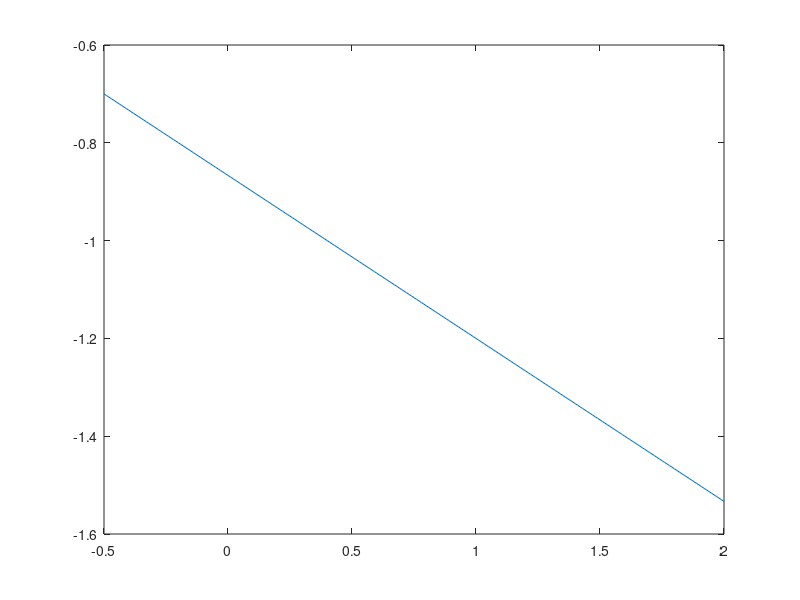

Write MATLAB code to recreate this figure. (Note: this script raises an error after producing the figure.)
%% ---------- Red Neuronal Perceptron ------------------------------------
clear all; close all; clc;

%% --------------- inicializacon -----------------------------------------
N=20;           % epocas
Q=4;            % dimension de las entradas

p0=[1 1 1 1];        % patron de bias
p1=[0 0 1 1];        % patron uno de entrada
p2=[0 1 0 1];        % patron dos de entrada
y=[-1 -1 -1 1];    % salidas deseadas % compuerta AND
y2=[-1 1 1 1];         % salidas deseadas % compuerta OR

alfa=0.5;

% w=2*rand(1,2)-1;
% b=2*rand-1;
w=[0.5 1.5];
w1=[0.5 1.5];
b=1.3;

pr=-0.5:0.01:2;
H=plot(pr, -b/w(2)- w(1)/w(2)*pr);
H2=plot(pr, -b/w(2)- w(1)/w(2)*pr);
% ------------------- Proceso de entrenamiento ---------------------------

for Epocas=1:N
    for q=1:Q
        net=w*[p1(q) p2(q)]'+b*p0(q);
        a=hardlims(net);

        e(q)=y(q)-a;
        w(1)=w(1)+alfa*(e(q))*p1(q);
        w(2)=w(2)+alfa*(e(q))*p2(q);
        b=b+alfa*e(q);
    end

    for q=1:Q
        net=w1*[p1(q) p2(q)]'+b*p0(q);
        a=hardlims(net);

        e(q)=y2(q)-a;
        w1(1)=w1(1)+alfa*(e(q))*p1(q);
        w1(2)=w1(2)+alfa*(e(q))*p2(q);
        b=b+alfa*e(q);
    end
    % ------------------- grafica de la frontera de decision -------------
    delete(H)
    plot(p1(1),p2(1),'bo')
    grid on, hold on
    plot(p1(2),p2(2),'bo')
    plot(p1(3),p2(3),'bo')
    plot(p1(4),p2(4),'bo')
    axis([-0.5 1.5 -0.5 1.5])
    H=plot(pr, -b/w(2)- w(1)/w(2)*pr);
    %plot(pr, -b/w(2)- w(2)/w(2)*p2)
    pause(0.4)


    delete(H2)
    plot(p1(1),p2(1),'bo')
    grid on, hold on
    plot(p1(2),p2(2),'bo')
    plot(p1(3),p2(3),'bo')
    plot(p1(4),p2(4),'bo')
    axis([-0.5 1.5 -0.5 1.5])
    H2=plot(pr, -b/w1(2)- w1(1)/w1(2)*pr);
    %plot(pr, -b/w(2)- w(2)/w(2)*p2)
    pause(0.4)
end
